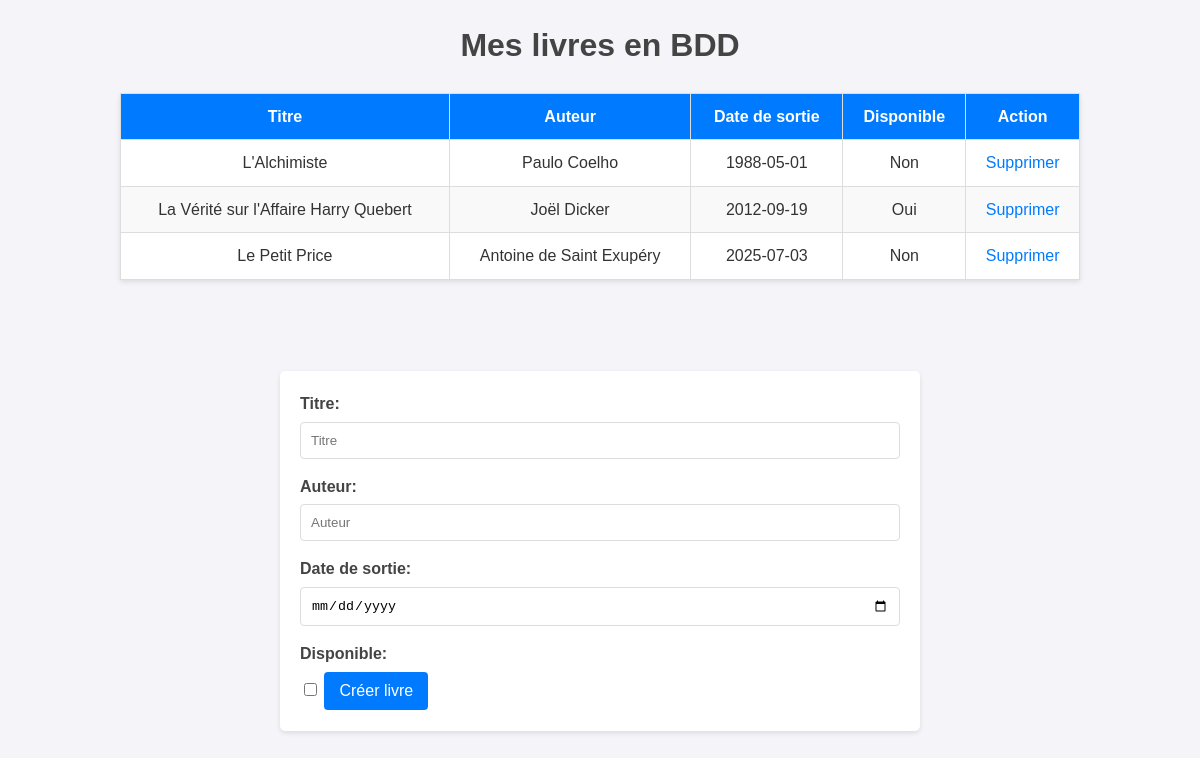
Screenshot of /exo_1/index.php with the database file from the repository.
### tables this page shows
CREATE TABLE `disponible` (
  `id` int NOT NULL,
  `titre` varchar(255) NOT NULL,
  `auteur` varchar(255) NOT NULL,
  `date_de_sortie` date NOT NULL,
  `disponible` tinyint(1) NOT NULL
);

### exo_1/index.php (the view, shortened to what this page needs)
<?php
require_once("connexion.php");
$stmt = $pdo->query("SELECT * FROM disponible");
$books = $stmt->fetchAll(PDO::FETCH_ASSOC);
?>
<!DOCTYPE html>
<html lang="en">
<head>
    <link rel="stylesheet" href="css/style.css">
</head>
<body>
    <h1>Mes livres en BDD</h1>
    <table border="1">
        <thead>
            <th>Titre</th>
            <th>Auteur</th>
            <th>Date de sortie</th>
            <th>Disponible</th>
            <th>Action</th>
        </thead>
        <tbody>
            <?php
            foreach ($books as $book) {
                echo "<tr>";
                echo "<td>" . $book["titre"] . "</td>";
                echo "<td>" . $book["auteur"] . "</td>";
                echo "<td>" . $book["date_de_sortie"] . "</td>";
                echo "<td>" . ($book["disponible"] ? "Oui" : "Non") . "</td>";
                echo "<td> <a href='?id=" . $book["id"] . "&action=delete'> Supprimer </a> </td>";
                echo "</tr>";
            }
            ?>
        </tbody>
    </table>
    <br>
    <br>
    <form method="POST">
        <label for="titre">Titre:</label>
        <input type="text" name="titre" id="titre" placeholder="Titre" required>
        <label for="auteur">Auteur:</label>
        <input type="text" name="auteur" id="auteur" placeholder="Auteur" required>
        <label for="date_de_sortie">Date de sortie:</label>
        <input type="date" name="date_de_sortie" id="date_de_sortie" required>
        <label for="disponible">Disponible:</label>
        <input type="checkbox" name="disponible" id="disponible">
        <input type="submit" value="Créer livre">
    </form>
</body>
</html>

### exo_1/css/style.css (style rules this page uses)
body { font-family: Arial, sans-serif; background-color: #f4f4f9; color: #333; margin: 0; padding: 0; line-height: 1.6; }
h1 { text-align: center; margin-top: 20px; color: #444; }
table { width: 80%; margin: 20px auto; border-collapse: collapse; background-color: #fff; box-shadow: 0 2px 5px rgba(0, 0, 0, 0.1); }
table th, table td { padding: 10px; text-align: center; border: 1px solid #ddd; }
table th { background-color: #007bff; color: #fff; font-weight: bold; }
table tr:nth-child(even) { background-color: #f9f9f9; }
a { color: #007bff; text-decoration: none; }
form { width: 50%; margin: 20px auto; padding: 20px; background-color: #fff; border-radius: 5px; box-shadow: 0 2px 5px rgba(0, 0, 0, 0.1); }
form label { display: block; margin-bottom: 5px; font-weight: bold; color: #444; }
form input[type="text"], form input[type="date"], form input[type="checkbox"] { width: 100%; padding: 10px; margin-bottom: 15px; border: 1px solid #ddd; border-radius: 4px; box-sizing: border-box; }
form input[type="checkbox"] { width: auto; }
form input[type="submit"] { background-color: #007bff; color: #fff; border: none; padding: 10px 15px; border-radius: 4px; cursor: pointer; font-size: 16px; }

### rows the page displays
disponible: titre "L'Alchimiste", auteur "Paulo Coelho", date_de_sortie "1988-05-01", disponible "Non"
disponible: titre "La Vérité sur l'Affaire Harry Quebert", auteur "Joël Dicker", date_de_sortie "2012-09-19", disponible "Oui"
disponible: titre "Le Petit Price", auteur "Antoine de Saint Exupéry", date_de_sortie "2025-07-03", disponible "Non"
